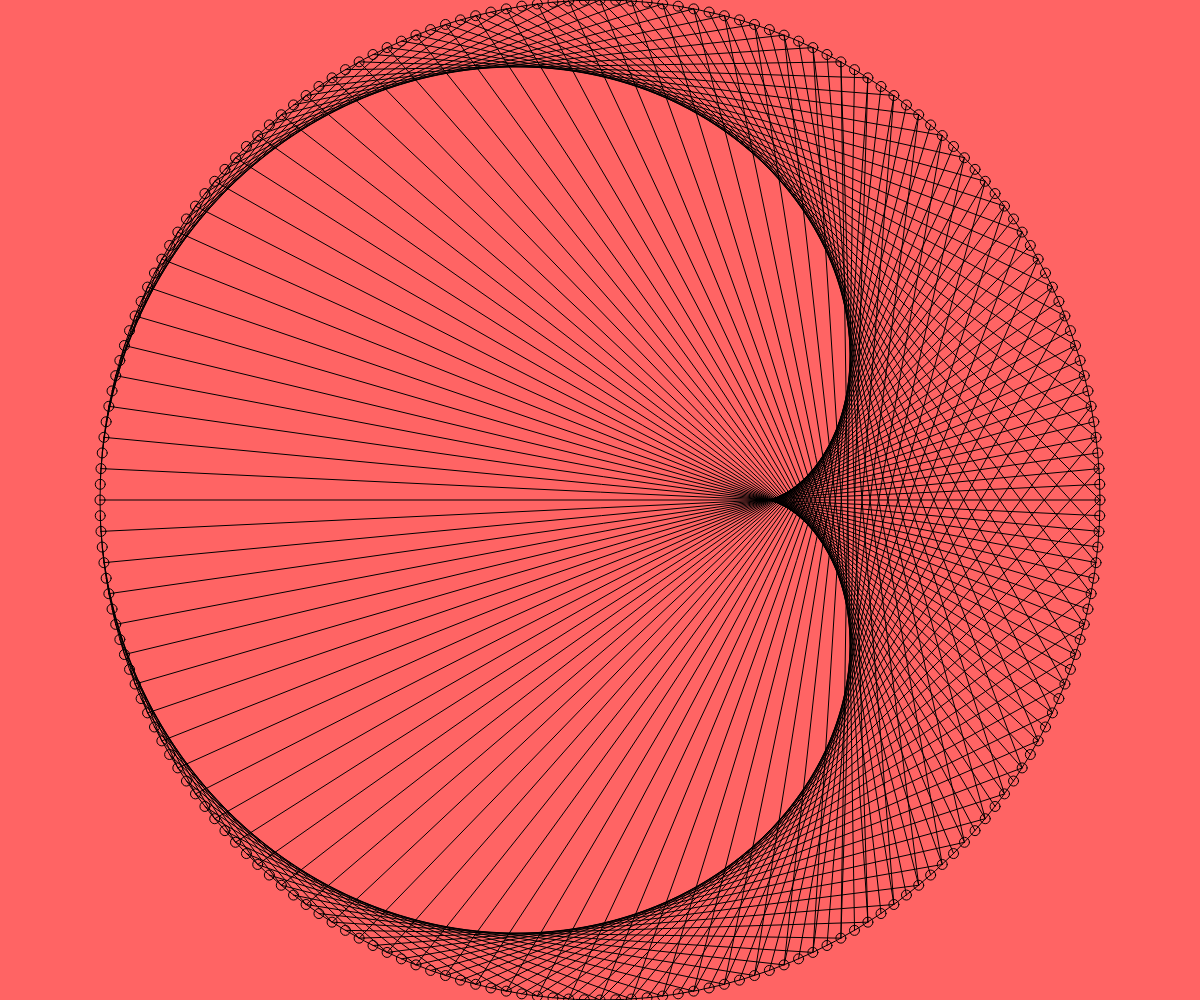
Frame 1 (no input)
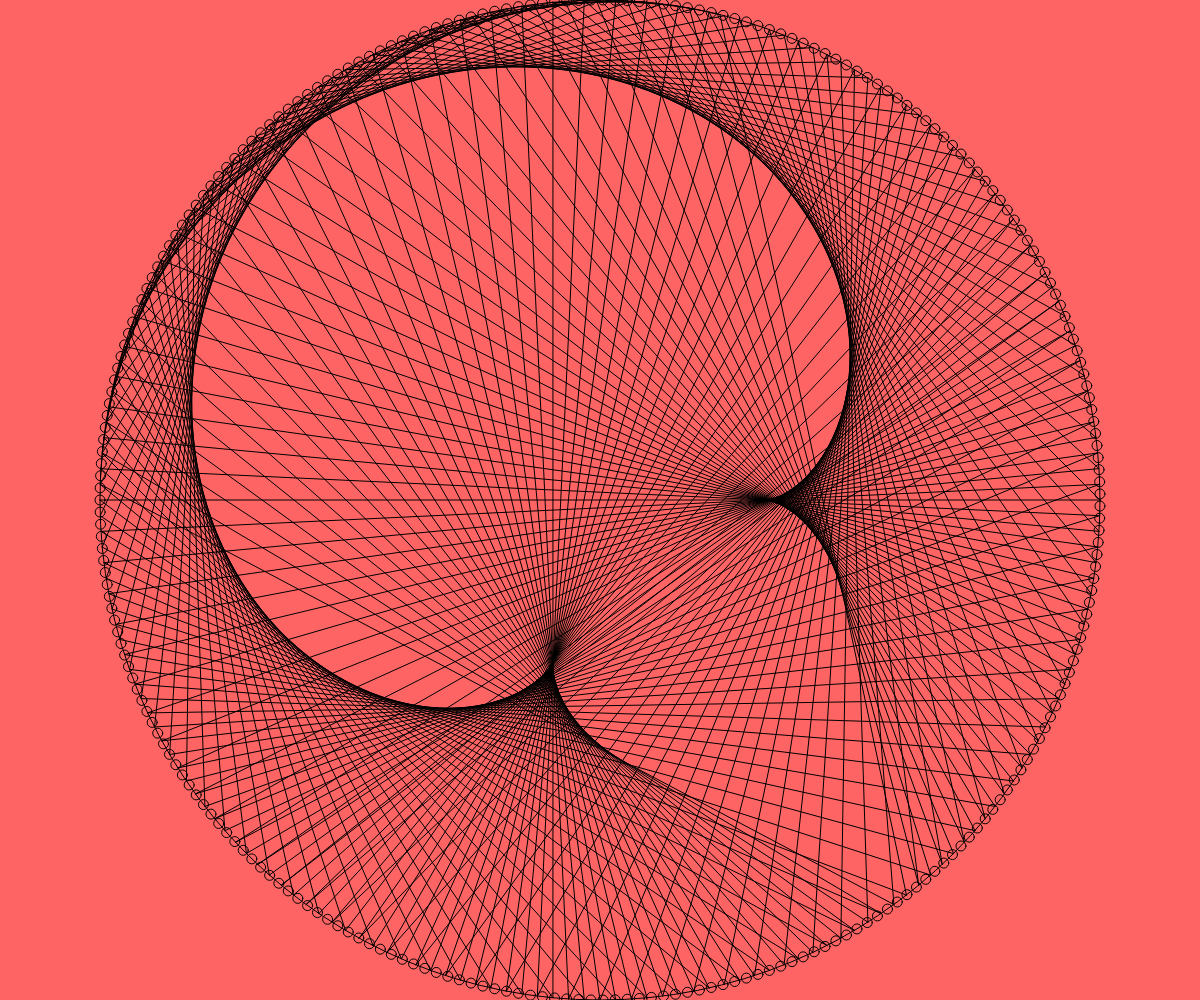
Frame 60 (no input)
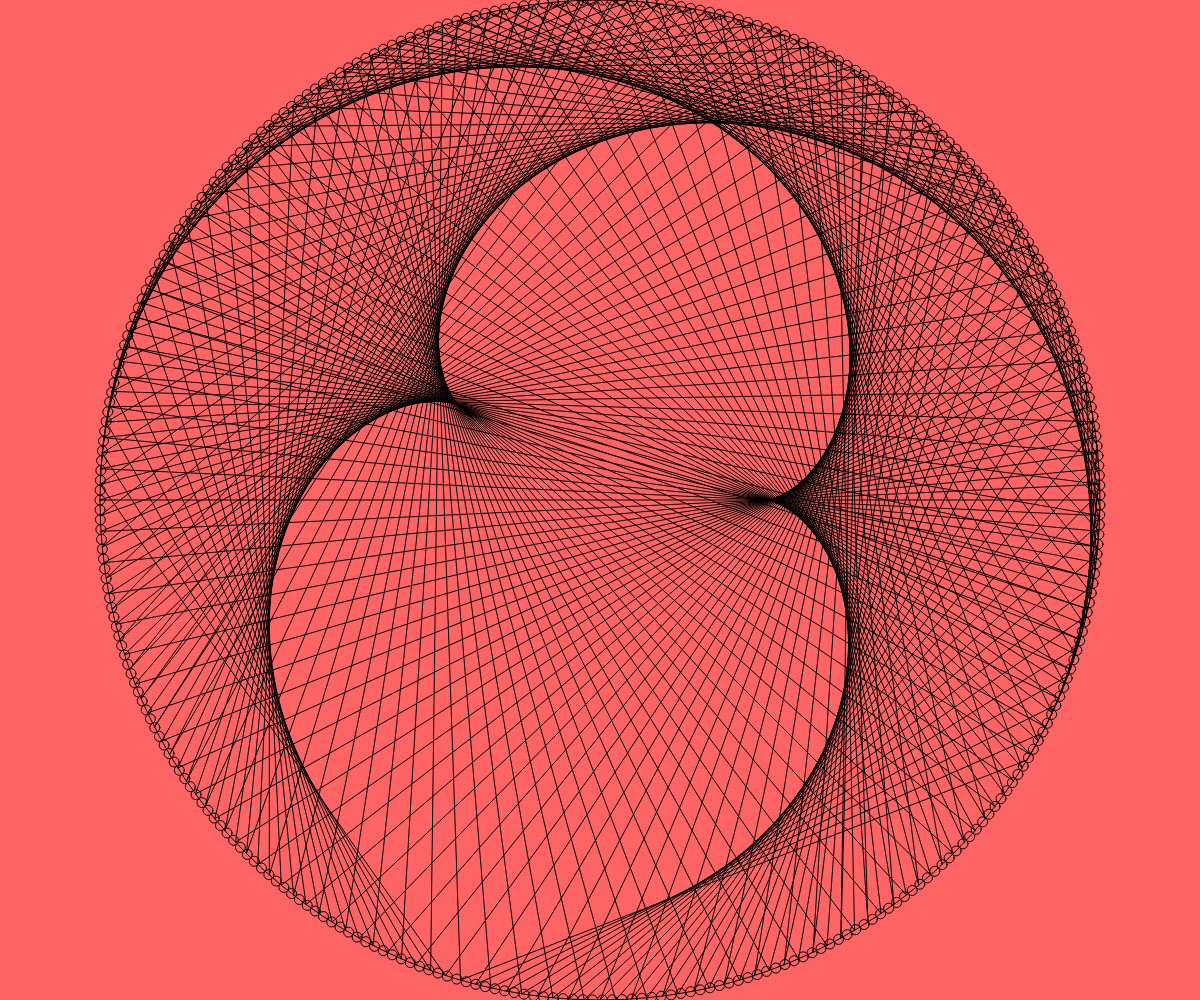
Frame 120 (the mouse pressed at the canvas centre since frame 60)

The p5.js sketch that drew these frames (run headless with seeded random() and noise() and a simulated clock; from frame 60 on, the mouse is pressed at the canvas centre):

// p5.js sketch
// ── sketch.js
let coor;
let num = 200
let index = 0
let labelX = []
let labelY = []
let mult = 2


function setup() {
  createCanvas(windowWidth, windowHeight)
  noFill()

  angleMode(DEGREES)


}


function draw() {
    

  background(255,100,100)
    circle(windowWidth / 2, windowHeight / 2, windowHeight)
  translate(windowWidth / 2, windowHeight / 2)



  for (let i = 180; i <= 360 + 180; i = i + 360 / num) {

    coor = polarToCartesian(windowHeight / 2, i)
    ellipse(coor.x, coor.y, 10)
    labelX[index] = coor.x
    labelY[index] = coor.y
    index++
  }

  for (let f = 0; f < num; f++) {
    line(labelX[f], labelY[f], labelX[(f * mult) % num], labelY[(f * mult) % num])
    
    
  }

  num++

}




function polarToCartesian(radius, theta) {
  let y = sin(theta) * radius
  let x = cos(theta) * radius

  return createVector(x, y)
}
